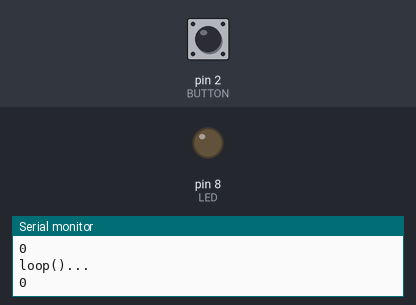
This sketch was run on a simulated Arduino Uno, built with avr-gcc and run on an emulated ATmega328P. On the bench: output pins drawn as LEDs (lit = HIGH), the last lines printed to the serial monitor. The test bench sets the inputs (shaded band); at power-on: pin 2 (BUTTON) LOW.

Above: at 1.8 s.
1.9 s: pin 2 (BUTTON) pulled HIGH for 0.6 s
At 5.3 s:
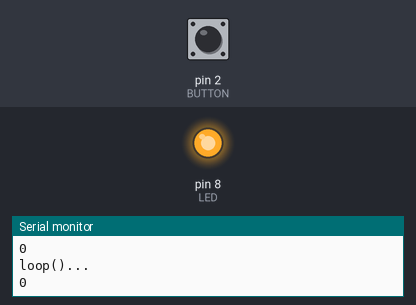
5.5 s: pin 2 (BUTTON) pulled HIGH for 3.2 s
11.7 s: pin 2 (BUTTON) pulled HIGH for 1 s
At 17.4 s:
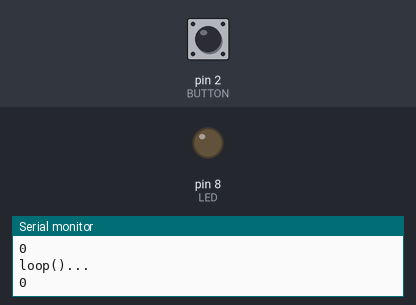
Timing chart, 0 to 18.9 s (numbered marks = the images above; inputs shaded):
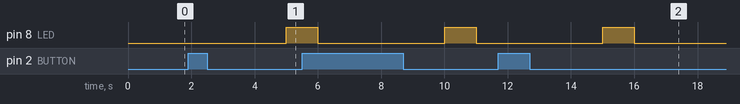

The sketch:

test13SimpleTimer3LEDButton.ino
```cpp
#include <SimpleTimer.h>
#define BUTTON 2
#define LED 8
//Download github
//https://github.com/schinken/SimpleTimer
//downloadzip >> 스케치 >> 라이브러리포함 >> .zip라이브러리추가
SimpleTimer timer;
int mState=0;
void setup() {
  Serial.begin(9600);
  Serial.println("setup()...");
  pinMode(LED,OUTPUT);
  pinMode(BUTTON,INPUT);
}
void ledON(){
  digitalWrite(LED,HIGH);
  delay(1000);
  digitalWrite(LED,LOW);
  mState=0;
}
void loop() {
  Serial.println("loop()...");
  Serial.println(digitalRead(BUTTON));
  if(digitalRead(BUTTON) && mState==0){
    timer.setTimeout(3000,ledON);
    Serial.println("Pressed Button..");
    mState=1;
  }
  timer.run();
  delay(1000);
}
```

Measured:
- after the input at 1.9 s, pin 8 (LED): LOW → HIGH after 3.1 s
- after the input at 11.7 s, pin 8 (LED): LOW → HIGH after 3.3 s, → LOW 1.0 s later
